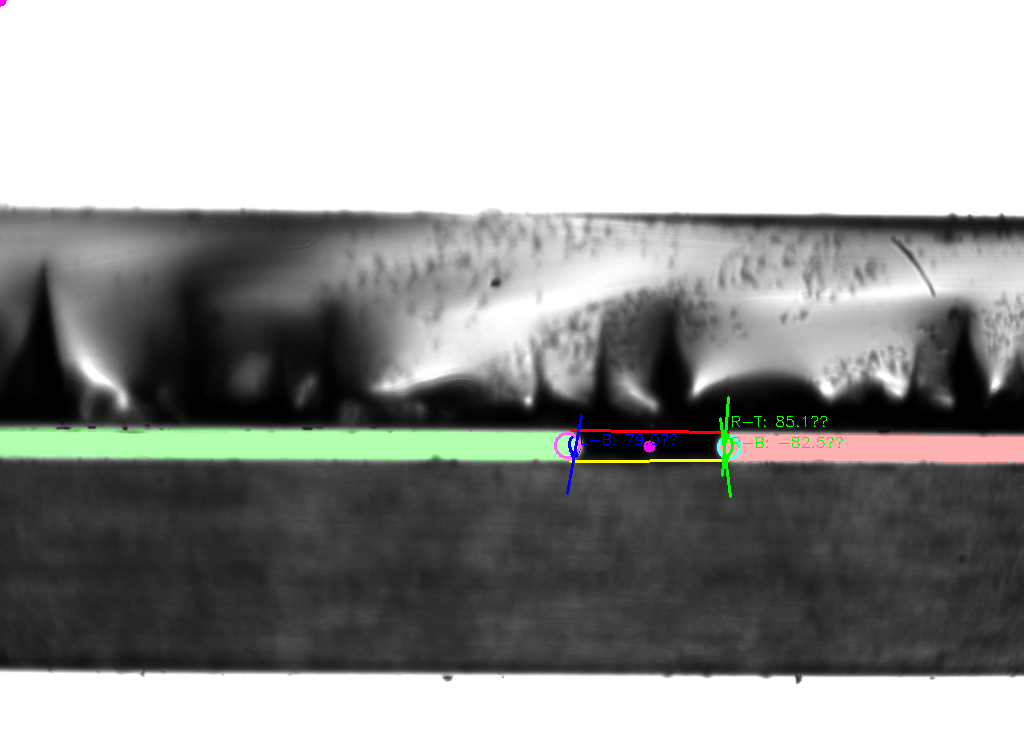
#> input picture Alannah_Sample_1/Alannah_S1_training_debug_images/debug_frame_0007.png, 1024 x 750 px
$ python runfile.py
#> lines starting #> are read from the running program, lines starting #| are printed output that depends on the picture; after the words box and inside, x2 and y2 are one past the last pixel; in counts of white or black regions, pixels touching at a corner belong together
### cv2ellipse.py
import cv2
import numpy as np
import matplotlib.pyplot as plt
import os
import tkinter as tk
from tkinter import filedialog
import pandas as pd
from scipy.integrate import quad
import matplotlib as mpl
import matplotlib.lines as mlines


# [6 lines left out: function select_roi, not called in this run]


def auto_detect_substrate_roi(
    image, hough_thresh=50, min_line_len=100, margin_frac=0.55
):
    gray = cv2.cvtColor(image, cv2.COLOR_BGR2GRAY)
    blurred = cv2.GaussianBlur(gray, (5, 5), 0)
    edges = cv2.Canny(blurred, 30, 100)
    plt.imshow(edges, cmap="gray")
    plt.title("Canny Edges")
    plt.axis("off")
    plt.show()
    lines = cv2.HoughLinesP(
        edges,
        1,
        np.pi / 180,
        threshold=hough_thresh,
        minLineLength=min_line_len,
        maxLineGap=20,
    )
    h, w = image.shape[:2]
    top_lines = []
    bottom_lines = []

    if lines is not None:
        for line in lines:
            x1, y1, x2, y2 = line[0]
            if abs(y2 - y1) < 10:  # horizontal line
                y_avg = (y1 + y2) // 2
                if y_avg < h * margin_frac:
                    top_lines.append(y_avg)
                elif y_avg > h * (1 - margin_frac):
                    bottom_lines.append(y_avg)

    if not top_lines or not bottom_lines:
        print("Failed to detect substrate lines.")
        return None
    top_lines = [max(top_lines)]
    bottom_lines = [min(bottom_lines)]
    print("Top lines:", top_lines)
    print("Bottom lines:", bottom_lines)
    y_min = top_lines[0]
    y_max = bottom_lines[0]
    x_min = 5
    x_max = w - 5

    return (x_min, y_min, x_max, y_max)


def draw_detected_substrate_roi(image, roi_coords):
    x_min, y_min, x_max, y_max = roi_coords
    img = image.copy()
    cv2.rectangle(img, (x_min, y_min), (x_max, y_max), (0, 255, 255), 2)
    plt.imshow(cv2.cvtColor(img, cv2.COLOR_BGR2RGB))
    plt.title("Auto-detected ROI from Substrates")
    plt.axis("off")
    plt.show()


def preprocess_image(image, blur_ksize=5, canny_thresh=(50, 150)):
    gray = cv2.cvtColor(image, cv2.COLOR_BGR2GRAY)
    blurred = cv2.GaussianBlur(gray, (blur_ksize, blur_ksize), 0)
    edges = cv2.Canny(blurred, *canny_thresh)
    return edges


def find_largest_contour(edges):
    contours, _ = cv2.findContours(edges, cv2.RETR_EXTERNAL, cv2.CHAIN_APPROX_NONE)
    if not contours:
        return None
    return max(contours, key=cv2.contourArea)


# [31 lines left out: functions split_contour_top_bottom, split_contour_left_right, not called in this run]


def fit_ellipse_to_contour(contour):
    return cv2.fitEllipse(contour) if len(contour) >= 5 else None


def crop_left_right(image):
    h, w = image.shape[:2]
    mid = w // 2
    left = image[:, :mid]
    right = image[:, mid:]
    return left, right


def draw_results_on_full_image(
    full_image, roi_coords, contour_left, contour_right, ellipse_left, ellipse_right
):
    x_min, y_min, x_max, y_max = roi_coords
    overlay = full_image.copy()

    # Shift contours and ellipses into full image coordinates
    if contour_left is not None:
        shifted_left = contour_left + np.array([[[x_min, y_min]]])
        cv2.drawContours(overlay, [shifted_left], -1, (0, 255, 0), 1)

    if ellipse_left:
        (xc, yc), (MA, ma), angle = ellipse_left
        shifted_ellipse_left = ((xc + x_min, yc + y_min), (MA, ma), angle)
        cv2.ellipse(overlay, shifted_ellipse_left, (255, 0, 0), 2)

    if contour_right is not None:
        shifted_right = contour_right + np.array([[[x_min, y_min]]])
        cv2.drawContours(overlay, [shifted_right], -1, (0, 255, 0), 1)

    if ellipse_right:
        (xc, yc), (MA, ma), angle = ellipse_right
        shifted_ellipse_right = ((xc + x_min, yc + y_min), (MA, ma), angle)
        cv2.ellipse(overlay, shifted_ellipse_right, (0, 0, 255), 2)

    plt.figure(figsize=(10, 6))
    plt.imshow(cv2.cvtColor(overlay, cv2.COLOR_BGR2RGB))
    plt.title("Fitted Ellipses on Full Image")
    plt.axis("off")
    plt.show()


def process_droplet_two_lobes(image_path, roi_type="manual", canny_thresh=(50, 150)):
    image = cv2.imread(image_path)
    if image is None:
        print("Failed to load image.")
        return

    # ROI selection
    if roi_type == "manual":
        roi_coords = select_roi(image)
    elif roi_type == "auto":
        # Auto-detect ROI based on substrate
        roi_coords = auto_detect_substrate_roi(image)

    if roi_coords is None:
        return
    x_min, y_min, x_max, y_max = roi_coords
    cropped = image[y_min:y_max, x_min:x_max]

    draw_detected_substrate_roi(image, roi_coords)

    # From your ROI selection
    top_y = y_min
    bottom_y = y_max

    # Split ROI into left and right
    left_img, right_img = crop_left_right(cropped)

    # Process left side
    edges_left = preprocess_image(left_img, canny_thresh=canny_thresh)
    contour_left = find_largest_contour(edges_left)
    ellipse_left = (
        fit_ellipse_to_contour(contour_left) if contour_left is not None else None
    )

    # Process right side
    edges_right = preprocess_image(right_img, canny_thresh=canny_thresh)
    contour_right = find_largest_contour(edges_right)
    ellipse_right = (
        fit_ellipse_to_contour(contour_right) if contour_right is not None else None
    )


    # Offset right ellipse by half-width to align on original image
    h, w = cropped.shape[:2]
    if ellipse_right:
        (xc, yc), (MA, ma), angle = ellipse_right
        ellipse_right = ((xc + w // 2, yc), (MA, ma), angle)
        contour_right = contour_right + np.array([[[w // 2, 0]]])

    # Combine for visualization
    all_contours = []
    if contour_left is not None:
        all_contours.append(contour_left)
    if contour_right is not None:
        all_contours.append(contour_right)

    draw_results_on_full_image(
        image,
        (x_min, y_min, x_max, y_max),
        contour_left,
        contour_right,
        ellipse_left,
        ellipse_right,
    )
    return ellipse_left, ellipse_right, (x_min, y_min, x_max, y_max), image, cropped


def ellipse_to_points(center, axes, angle_deg, num_points=360):
    cx, cy = center
    a, b = axes[0] / 2, axes[1] / 2  # major and minor radii
    theta = np.deg2rad(angle_deg)

    t = np.linspace(0, 2 * np.pi, num_points)
    cos_angle = np.cos(theta)
    sin_angle = np.sin(theta)

    x = a * np.cos(t)
    y = b * np.sin(t)

    x_rot = cos_angle * x - sin_angle * y + cx
    y_rot = sin_angle * x + cos_angle * y + cy

    return np.stack((x_rot, y_rot), axis=-1)  # shape: (N, 2)


def contact_angle_at_index(points, index, side="left", label="top"):
    if index <= 0 or index >= len(points) - 1:
        return None
    p1 = points[index - 1]
    p2 = points[index + 1]
    dx = p2[0] - p1[0]
    dy = p2[1] - p1[1]
    angle_rad = np.arctan2(np.abs(dy), np.abs(dx))
    angle_deg = np.rad2deg(angle_rad)
    # print(f"Contact angle at index {index} ({label}): {angle_deg:.2f} degrees")
    # Flip convention for left side
    if side == "left" and label == "top" or side == "right" and label == "bottom":
        angle_deg = -angle_deg
    return angle_deg


def find_contact_point_on_line_half(points, line_y, side="right", tolerance=5):
    # Get center x to split
    center_x = np.mean(points[:, 0])
    if side == "right":
        relevant_points = points[points[:, 0] > center_x]
    else:
        relevant_points = points[points[:, 0] < center_x]

    dists = np.abs(relevant_points[:, 1] - line_y)
    close_indices = np.where(dists < tolerance)[0]
    if len(close_indices) == 0:
        return None
    best_idx = close_indices[np.argmin(dists[close_indices])]
    return best_idx, relevant_points[best_idx]


def extract_all_contact_angles(ellipse, roi_y_top, roi_y_bottom, side="left"):
    if ellipse is None:
        return {}

    center, axes, angle = ellipse
    points = ellipse_to_points(center, axes, angle)

    result = {}

    for label, line_y in [("top", roi_y_top), ("bottom", roi_y_bottom)]:
        side_selector = "right" if side == "left" else "left"  # inward-facing side
        idx, pt = find_contact_point_on_line_half(points, line_y, side_selector)
        if pt is not None:
            ang = contact_angle_at_index(points, idx, side, label)
            result[label] = {"point": pt, "angle_deg": ang}
        else:
            result[label] = {"point": None, "angle_deg": None}

    return result

# [221 lines left out: functions get_meriodonal_profile, draw_meriodonal_profile, draw_debug_overlay, compute_curve_distance, transform_points_to_new_frame, transform_point_to_frame and 3 more, not called in this run]


def integrand(u, e, epsilon=1e-8):
    denominator = (e + np.cos(u)) * np.sqrt(e**2 - np.cos(u) ** 2 + epsilon)
    return np.cos(u) / denominator


# [93 lines left out: functions nodoid_param, unduloid_param, calculate_parameters, transform_to_image_coords, draw_theoretical_curve, not called in this run]


# [282 lines that do not run on import are left out]

### runfile.py
# %%

import tkinter as tk
from tkinter import filedialog
import os
import cv2
import numpy as np
from cv2ellipse import *
from forces import *

# Hide the root Tk window

root = tk.Tk()
root.withdraw()
root.attributes("-topmost", True)
# Ask user to pick a folder
image_path = filedialog.askopenfilename(
    title="Select an image file",
    filetypes=[("Image files", "*.jpg;*.jpeg;*.png;*.tif;*.bmp")],
)
#> the answer given: Alannah_Sample_1/Alannah_S1_training_debug_images/debug_frame_0007.png
if not image_path:
    print("No file selected.")
    exit()


results = []

# Process images
print(f"\nProcessing {os.path.basename(image_path)}…")
result = process_droplet_two_lobes(image_path, roi_type="auto")
#> in process_droplet_two_lobes, image is the input picture: shape (750, 1024, 3); mean B, G, R 150.9, 152.8, 151.7
#> in auto_detect_substrate_roi, `edges = cv2.Canny(blurred, 30, 100)`:
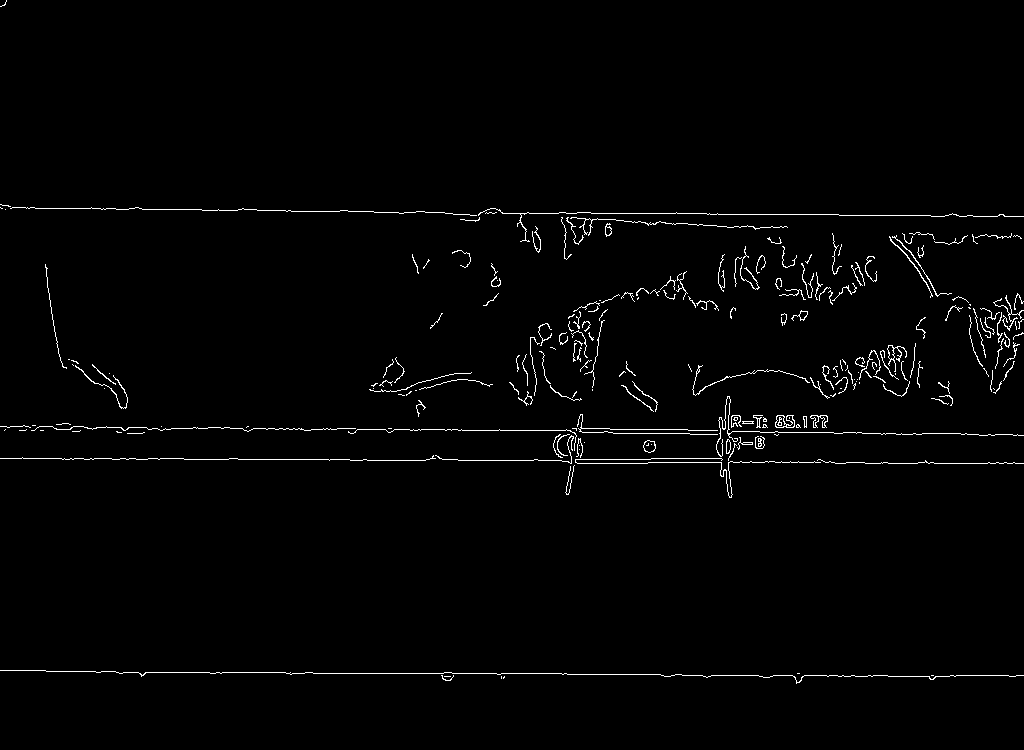
#> edges: shape (750, 1024); 1.5% white in thin lines or dots
#> in auto_detect_substrate_roi, `lines = cv2.HoughLinesP( edges, 1, np.pi / 180, threshold=hough_thresh..`: lines = 31 rows, first 6: [184, 459, 366, 459], [286, 673, 566, 673], [243, 429, 461, 429], [661, 675, 887, 675], [648, 462, 887, 462], [572, 428, 921, 434]
#> the loop in auto_detect_substrate_roi, `for line in lines:` made 31 passes
#> (x1, y1, x2, y2, y_avg) on passes 1 to 12: (184, 459, 366, 459, 459), (286, 673, 566, 673, 673), (243, 429, 461, 429, 429), (661, 675, 887, 675, 675), (648, 462, 887, 462, 462), (572, 428, 921, 434, 431), (0, 458, 183, 458, 458), (835, 463, 1023, 463, 463), (458, 460, 575, 460, 460), (479, 213, 717, 213, 213), (84, 208, 237, 210, 209), (707, 214, 838, 214, 214)
#> (x1, y1, x2, y2) on passes 24, 26, 28, 29, 30, 31: (755, 289, 871, 260), (718, 274, 829, 297), (890, 239, 1013, 362), (581, 306, 682, 284), (753, 288, 874, 258), (758, 286, 874, 257)
#> after the loop in auto_detect_substrate_roi, `for line in lines:`: bottom_lines = [459, 673, 429, 675, 462, 431, 458, 463, 460, 427, 672, 676, 431, 674, 424, 419, 416]; top_lines = [213, 209, 214, 210, 215, 224, 208, 377]
#> in auto_detect_substrate_roi, `top_lines = [max(top_lines)]`: top_lines = [377]
#> in auto_detect_substrate_roi, `bottom_lines = [min(bottom_lines)]`: bottom_lines = [416]
#| Top lines: [377]
#| Bottom lines: [416]
#> in auto_detect_substrate_roi, `y_min = top_lines[0]`: y_min = 377
#> in auto_detect_substrate_roi, `y_max = bottom_lines[0]`: y_max = 416
#> in process_droplet_two_lobes, `roi_coords = auto_detect_substrate_roi(image)`: roi_coords = (5, 377, 1019, 416)
#> in process_droplet_two_lobes, `x_min, y_min, x_max, y_max = roi_coords`: x_min = 5; y_min = 377; x_max = 1019; y_max = 416
#> in process_droplet_two_lobes, `cropped = image[y_min:y_max, x_min:x_max]`:
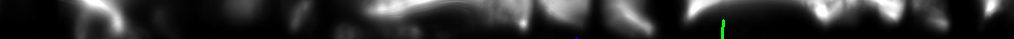
#> cropped: shape (39, 1014, 3); mean B, G, R 43.4, 43.8, 43.4
#> in draw_detected_substrate_roi, `x_min, y_min, x_max, y_max = roi_coords`: x_min = 5; y_min = 377; x_max = 1019; y_max = 416
#> in draw_detected_substrate_roi, `cv2.rectangle(img, (x_min, y_min), (x_max, y_max), (0, 255, 255), 2)`:
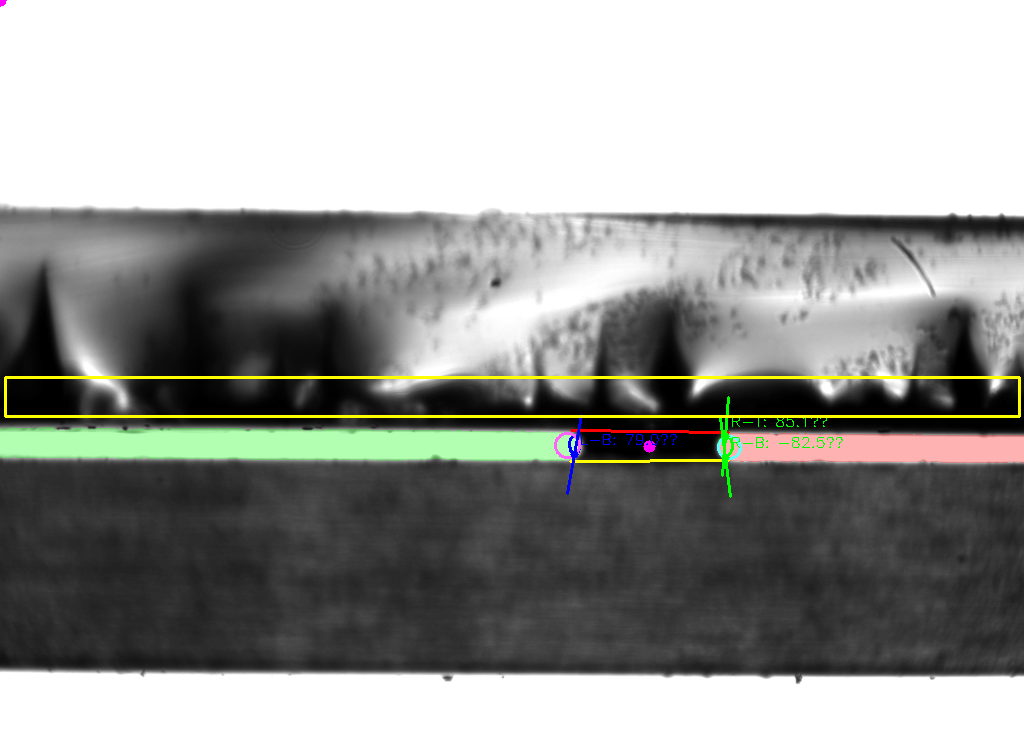
#> img: shape (750, 1024, 3); 0.82% of pixels changed, all inside (x1, y1, x2, y2) = (4, 376, 1021, 418)
#> in process_droplet_two_lobes, `top_y = y_min`: top_y = 377
#> in process_droplet_two_lobes, `bottom_y = y_max`: bottom_y = 416
#> in crop_left_right, `left = image[:, :mid]`:
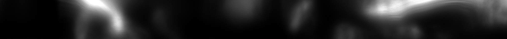
#> left: shape (39, 507, 3); min 0, max 255, mean 37.1
#> in crop_left_right, `right = image[:, mid:]`:
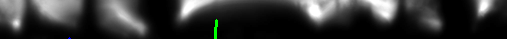
#> right: shape (39, 507, 3); mean B, G, R 49.8, 50.5, 49.7
#> in preprocess_image, `edges = cv2.Canny(blurred, *canny_thresh)`: edges: shape (39, 507); 1.2% white in thin lines or dots, all inside (x1, y1, x2, y2) = (76, 0, 439, 32)
#> in find_largest_contour, `contours, _ = cv2.findContours(edges, cv2.RETR_EXTERNAL, cv2.CHAIN_APP..`: contours = 7 contours, 6 with area under 20; largest, box (x1, y1, x2, y2) and area: (82, 0, 123, 32) 24
#> in process_droplet_two_lobes, `contour_left = find_largest_contour(edges_left)`: contour_left = contour of 159 points, box (x1, y1, x2, y2) (82, 0, 123, 32), area 24
#> in process_droplet_two_lobes, `ellipse_left = ( fit_ellipse_to_contour(contour_left) if contour_left ..`: ellipse_left = ((106, 12.19), (20.88, 43.73), 131.1)
#> call 2 of preprocess_image, with blur_ksize = 5, canny_thresh = (50, 150)
#> in preprocess_image (call 2), `edges = cv2.Canny(blurred, *canny_thresh)`:
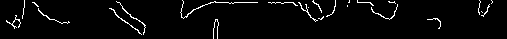
#> edges: shape (39, 507); 3.4% white in thin lines or dots
#> in find_largest_contour (call 2), `contours, _ = cv2.findContours(edges, cv2.RETR_EXTERNAL, cv2.CHAIN_APP..`: contours = 24 contours, all with area under 20
#> in process_droplet_two_lobes, `contour_right = find_largest_contour(edges_right)`: contour_right = contour of 70 points, box (x1, y1, x2, y2) (109, 8, 142, 35), area 18
#> in process_droplet_two_lobes, `ellipse_right = ( fit_ellipse_to_contour(contour_right) if contour_rig..`: ellipse_right = ((124.1, 19.67), (2.93, 35.57), 129.4)
#> in process_droplet_two_lobes, `(xc, yc), (MA, ma), angle = ellipse_right`: xc = 124.1; yc = 19.67; MA = 2.93; ma = 35.57; angle = 129.4
#> in process_droplet_two_lobes, `ellipse_right = ((xc + w // 2, yc), (MA, ma), angle)`: ellipse_right = ((631.1, 19.67), (2.93, 35.57), 129.4)
#> in process_droplet_two_lobes, `contour_right = contour_right + np.array([[[w // 2, 0]]])`: contour_right = 70 rows, first 8: [616, 8], [617, 8], [618, 9], [619, 9], [620, 10], [621, 11], [621, 12], [622, 13]
#> in draw_results_on_full_image, `x_min, y_min, x_max, y_max = roi_coords`: x_min = 5; y_min = 377; x_max = 1019; y_max = 416
#> in draw_results_on_full_image, `shifted_left = contour_left + np.array([[[x_min, y_min]]])`: shifted_left = 159 rows, first 8: [88, 377], [87, 378], [88, 379], [89, 379], [90, 380], [91, 381], [92, 381], [93, 382]
#> in draw_results_on_full_image, `cv2.drawContours(overlay, [shifted_left], -1, (0, 255, 0), 1)`: overlay: shape (750, 1024, 3); 0.01% of pixels changed, all inside (x1, y1, x2, y2) = (87, 377, 128, 409)
#> in draw_results_on_full_image, `(xc, yc), (MA, ma), angle = ellipse_left`: xc = 106; yc = 12.19; MA = 20.88; ma = 43.73; angle = 131.1
#> in draw_results_on_full_image, `shifted_ellipse_left = ((xc + x_min, yc + y_min), (MA, ma), angle)`: shifted_ellipse_left = ((111, 389.2), (20.88, 43.73), 131.1)
#> in draw_results_on_full_image, `cv2.ellipse(overlay, shifted_ellipse_left, (255, 0, 0), 2)`:
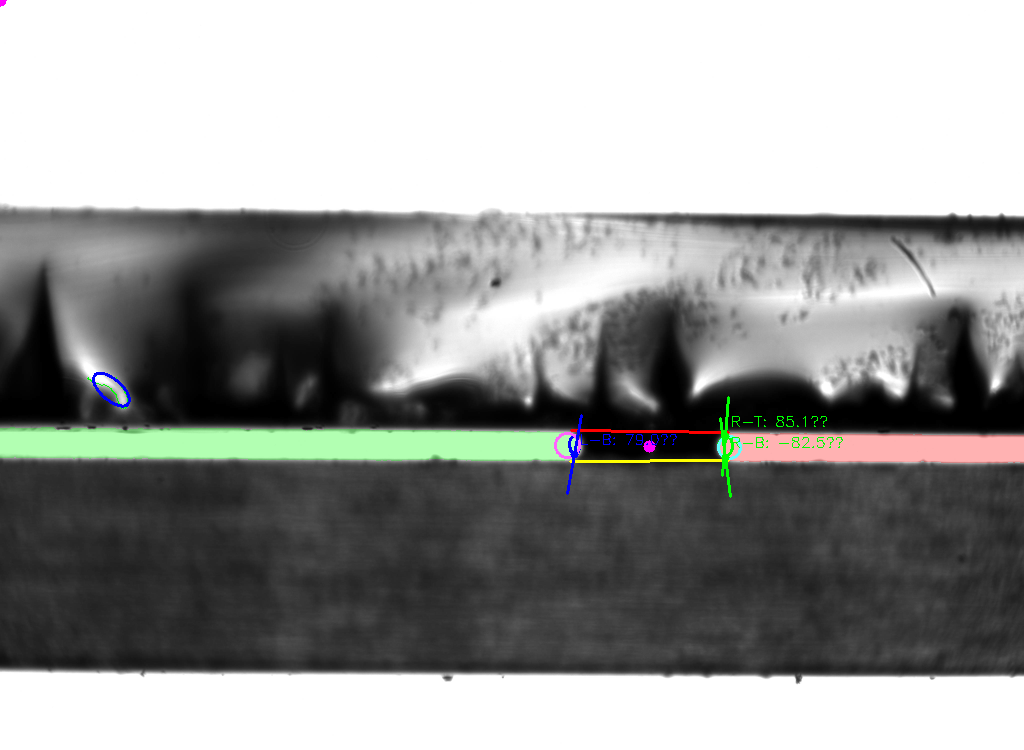
#> overlay: shape (750, 1024, 3); mean B, G, R 150.9, 152.7, 151.7
#> in draw_results_on_full_image, `shifted_right = contour_right + np.array([[[x_min, y_min]]])`: shifted_right = 70 rows, first 8: [621, 385], [622, 385], [623, 386], [624, 386], [625, 387], [626, 388], [626, 389], [627, 390]
#> in draw_results_on_full_image, `cv2.drawContours(overlay, [shifted_right], -1, (0, 255, 0), 1)`: overlay: shape (750, 1024, 3); 0.01% of pixels changed, all inside (x1, y1, x2, y2) = (621, 385, 654, 412)
#> in draw_results_on_full_image, `(xc, yc), (MA, ma), angle = ellipse_right`: xc = 631.1; yc = 19.67; MA = 2.93; ma = 35.57; angle = 129.4
#> in draw_results_on_full_image, `shifted_ellipse_right = ((xc + x_min, yc + y_min), (MA, ma), angle)`: shifted_ellipse_right = ((636.1, 396.7), (2.93, 35.57), 129.4)
#> in draw_results_on_full_image, `cv2.ellipse(overlay, shifted_ellipse_right, (0, 0, 255), 2)`: overlay: shape (750, 1024, 3); mean B, G, R 150.8, 152.7, 151.7
#> result = 5 items
if not result:
    print(f"stopping {os.path.basename(image_path)} due to processing failure.")
    exit()

# Unpack results
ellipse_left, ellipse_right, (x_min, y_min, x_max, y_max), image, cropped = result
#> ellipse_left = ((106, 12.19), (20.88, 43.73), 131.1); ellipse_right = ((631.1, 19.67), (2.93, 35.57), 129.4); x_min = 5; y_min = 377; x_max = 1019; y_max = 416
roi_height, roi_width = y_max - y_min, x_max - x_min
#> roi_height = 39; roi_width = 1014

# Contact angle analysis
left_contacts = extract_all_contact_angles(
    ellipse_left, 0, cropped.shape[0] - 1, "left"
)
#> in extract_all_contact_angles, `center, axes, angle = ellipse`: center = (106, 12.19); axes = (20.88, 43.73); angle = 131.1
#> in ellipse_to_points, `cx, cy = center`: cx = 106; cy = 12.19
#> in ellipse_to_points, `a, b = axes[0] / 2, axes[1] / 2`: a = 10.44; b = 21.87
#> in ellipse_to_points, `theta = np.deg2rad(angle_deg)`: theta = 2.29
#> in ellipse_to_points, `cos_angle = np.cos(theta)`: cos_angle = -0.658
#> in ellipse_to_points, `sin_angle = np.sin(theta)`: sin_angle = 0.753
#> in ellipse_to_points, `x = a * np.cos(t)`: x = 360 values, max 10.44 at index 0, min -10.44 at index 179, mean 0.029
#> in ellipse_to_points, `y = b * np.sin(t)`: y = 360 values, max 21.87 at index 90, min -21.87 at index 269, mean 0
#> in ellipse_to_points, `x_rot = cos_angle * x - sin_angle * y + cx`: x_rot = 360 values, max 123.8 at index 247, min 88.13 at index 67, mean 106
#> in ellipse_to_points, `y_rot = sin_angle * x + cos_angle * y + cy`: y_rot = 360 values, max 28.58 at index 298, min -4.2 at index 118, mean 12.21
#> in extract_all_contact_angles, `points = ellipse_to_points(center, axes, angle)`: points = 360 pairs, first value 88.13 to 123.8, second value -4.2 to 28.58
#> the loop in extract_all_contact_angles, `for label, line_y in [("top", roi_y_top), ("bottom", roi_y_bottom)]:` made 2 passes
#> (center_x in find_contact_point_on_line_half, best_idx in find_contact_point_on_line_half, idx, pt, p1 in contact_angle_at_index, p2 in contact_angle_at_index, dx in contact_angle_at_index, dy in contact_angle_at_index) on pass 1: (106, 3, 3, [106.9, -0.032], [98.54, 19.55], [97.97, 19.03], -0.563, -0.517)
#> center_x in find_contact_point_on_line_half on pass 2: 106
#> after the loop in extract_all_contact_angles, `for label, line_y in [("top", roi_y_top), ("bottom", roi_y_bottom)]:`: result = 1 item
#> (the run stopped early here; a loop or call above may not have finished)
